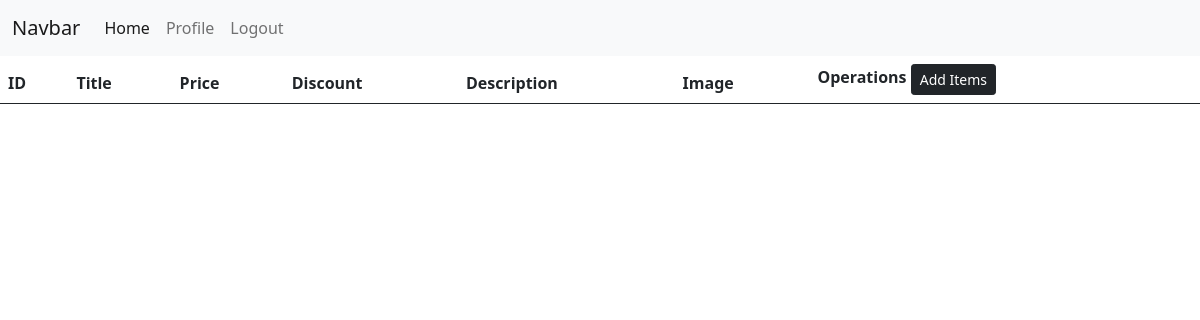
The app's page /product/list/ (signed in), older data.
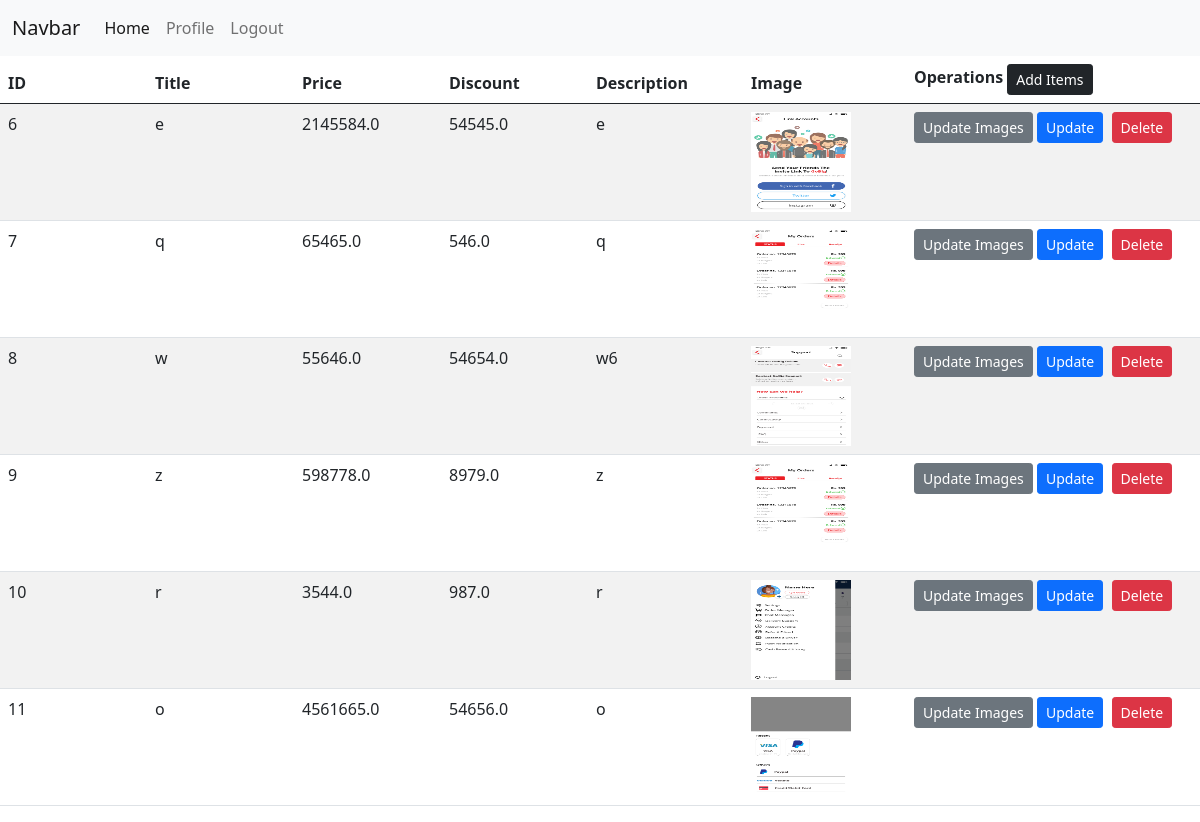
The same page, newer data.
### product/models.py (models this page shows, shortened)
class Product(models.Model):
    title = models.CharField(max_length=100)
    price = models.FloatField()
    discount_price = models.FloatField(blank=True, null=True)
    description = models.TextField()
    image = models.ImageField(upload_to='products')
    seller = models.CharField(max_length=100)

### product/views.py (the view)
# urls.py: path("list/", views.ProductList.as_view(), name='list'),
class ProductList(ListView):
    model = Product
    template_name='product/product_list.html'
    context_object_name = 'context'
    def get_queryset(self):
        return Product.objects.filter(seller = self.request.user)

### people/models.py (called while the page is built)
    def __str__(self):
        return self.sellername

### product/templates/product/product_list.html (shortened to what this page needs)
{% extends 'base.html' %}
{% block content %}
    <table class="table table-striped">
        <thead>
            <th class="col">ID</th>
            <th class="col">Title</th>
            <th class="col">Price</th>
            <th class="col">Discount</th>
            <th class="col">Description</th>
            <th class="col">Image</th>
            <th>Operations
                <small class="">
                    <a href="{% url 'create' %}" class="btn btn-dark btn-sm ">Add Items</a>
                </small>
            </th>
        </thead>
        <tbody>
            {% for product in context %}
                <tr>
                    <td class="col-1">{{product.id}}</td>
                    <td class="col-1">{{product.title}}</td>
                    <td class="col-1">{{product.price}}</td>
                    <td class="col-1">{{product.discount_price}}</td>
                    <td class="col-1">{{product.description}}</td>
                    <td class="col-1"><img src="{{product.image.url}}" width=100px height=100px  alt=""></td>
                    <td class="col-2">
                        <a href="{% url 'imageupdate' product.id %}" class="btn btn-secondary btn-sm ">Update Images</a>
                        <a href="{% url 'update' product.id %}" class="btn btn-sm btn-primary ">Update</a>&nbsp;
                        <a href="{% url 'delete' product.id %}" class="btn btn-sm btn-danger ">Delete</a>
                    </td>
                </tr>
            {% endfor %}
        </tbody>
    </table>
{% endblock content %}

### templates/base.html (shortened to what this page needs)
<!DOCTYPE html>
{% load static %}
<html lang="en">
<head>
    <link href="https://cdn.jsdelivr.net/npm/bootstrap@5.0.2/dist/css/bootstrap.min.css" rel="stylesheet">
    <link rel="stylesheet" href="{% static 'custom.css' %}">
</head>
<body>
    <nav class="navbar navbar-expand-lg navbar-light bg-light">
    <div class="container-fluid">
    <a class="navbar-brand" href="#">Navbar</a>
    <div class="collapse navbar-collapse" id="navbarNav">
      <ul class="navbar-nav">
        <li class="nav-item">
          <a class="nav-link active" aria-current="page" href="{% url 'home' %}">Home</a>
        </li>
        {% if user.is_authenticated and user.is_seller %}
          <li class="nav-item">
            <a class="nav-link" href="{% url 'list' %}">Items</a>
          </li>
          <li class="nav-item">
            <a class="nav-link" href="{% url 'shop_profile' user.id %}">Profile</a>
          </li>
          <li class="nav-item">
            <a class="nav-link" href="{% url 'logout' %}">Logout</a>
          </li>
        {% elif user.is_authenticated  %}
          <li class="nav-item">
            <a class="nav-link" href="{% url 'customer_profile' user.id  %}">Profile</a>
          </li>
          <li class="nav-item">
            <a class="nav-link" href="{% url 'logout' %}">Logout</a>
          </li>
        {% else %}
            <li class="nav-item">
                <a class="nav-link" href="{% url 'login' %}">Login</a>
            </li>
        {% endif %}
      </ul>
    </div>
    </div>
    </nav>
    {% block content %}
    {% endblock content %}
</body>
</html>

Row changes from the older to the newer data that the page shows:
added Product: id "6", title "e", price "2145584.0", discount_price "54545.0", description "e", image (picture)
added Product: id "7", title "q", price "65465.0", discount_price "546.0", description "q", image (picture)
added Product: id "8", title "w", price "55646.0", discount_price "54654.0", description "w6", image (picture)
added Product: id "9", title "z", price "598778.0", discount_price "8979.0", description "z", image (picture)
added Product: id "10", title "r", price "3544.0", discount_price "987.0", description "r", image (picture)
added Product: id "11", title "o", price "4561665.0", discount_price "54656.0", description "o", image (picture)
